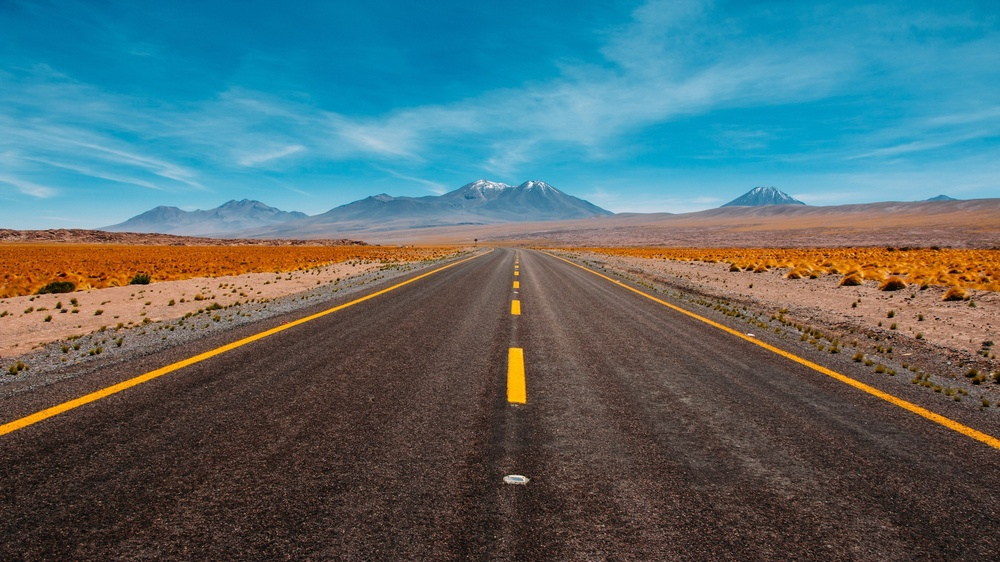
#> input picture data/input/1.jpg, 1000 x 562 px, shrunk from 1920 x 1080 before the run
$ python -i road_geometry.py   (imports and definitions only)
#> lines starting #> are read from the running program, lines starting #| are printed output that depends on the picture; after the words box and inside, x2 and y2 are one past the last pixel; in counts of white or black regions, pixels touching at a corner belong together
"""
此模組利用道路在透視畫面中的幾何特性，估計左右路緣線並重建道路區域。
當一般紋理或連通元件方法容易被天空、山脊或地表紋理干擾時，
可將本模組作為後段修正，產生更貼近真實馬路範圍的幾何遮罩。
"""

from typing import Dict, Optional

import cv2
import numpy as np


def _build_roi_mask(
    image_shape: tuple,
    top_y_ratio: float,
    top_width_ratio: float,
    bottom_width_ratio: float
) -> np.ndarray:
    """
    建立道路透視常見的梯形興趣區域，限制線段搜尋範圍。
    """
    height, width = image_shape[:2]
    center_x = width // 2
    top_y = int(height * top_y_ratio)
    top_half_width = int(width * top_width_ratio / 2.0)
    bottom_half_width = int(width * bottom_width_ratio / 2.0)

    polygon = np.array(
        [
            [center_x - bottom_half_width, height - 1],
            [center_x - top_half_width, top_y],
            [center_x + top_half_width, top_y],
            [center_x + bottom_half_width, height - 1],
        ],
        dtype=np.int32,
    )

    mask = np.zeros((height, width), dtype=np.uint8)
    cv2.fillConvexPoly(mask, polygon, 255)
    return mask


def _average_lane_line(lines: list) -> Optional[tuple]:
    """
    將同一側的候選線段依長度加權平均，得到穩定的代表線。
    """
    if not lines:
        return None

    weights = np.array([line["length"] for line in lines], dtype=np.float64)
    slopes = np.array([line["slope"] for line in lines], dtype=np.float64)
    intercepts = np.array([line["intercept"] for line in lines], dtype=np.float64)

    slope = float(np.average(slopes, weights=weights))
    intercept = float(np.average(intercepts, weights=weights))
    return slope, intercept


def _normalize_illumination(grayscale_image: np.ndarray) -> np.ndarray:
    """
    使用 CLAHE 強化局部對比，降低逆光、陰影或亮部過曝對邊界偵測的影響。
    """
    clahe = cv2.createCLAHE(clipLimit=2.5, tileGridSize=(8, 8))
    return clahe.apply(grayscale_image)


def _select_lane_line(
    lines: list,
    image_width: int,
    side: str
) -> Optional[tuple]:
    """
    從候選線段中挑出最像外側路緣的代表線。
    左側偏好底部投影更靠左的長線段，右側偏好底部投影更靠右的長線段。
    """
    if not lines:
        return None

    if side == "left":
        outward_reference = image_width * 0.10
        scored = sorted(
            lines,
            key=lambda line: (
                line["length"] - abs(line["bottom_x"] - outward_reference) * 0.35
            ),
            reverse=True,
        )
    else:
        outward_reference = image_width * 0.90
        scored = sorted(
            lines,
            key=lambda line: (
                line["length"] - abs(line["bottom_x"] - outward_reference) * 0.35
            ),
            reverse=True,
        )

    top_candidates = scored[: min(5, len(scored))]
    return _average_lane_line(top_candidates)


def _draw_lines(
    base_image: np.ndarray,
    lines: list,
    color: tuple,
    thickness: int = 2
) -> np.ndarray:
    """在視覺化影像上畫出線段。"""
    canvas = base_image.copy()
    for line in lines:
        x1, y1, x2, y2 = [int(value) for value in line["points"]]
        cv2.line(canvas, (x1, y1), (x2, y2), color, thickness)
    return canvas


def _draw_representative_line(
    canvas: np.ndarray,
    slope: float,
    intercept: float,
    color: tuple,
    thickness: int = 3
) -> np.ndarray:
    """將代表性路緣線延伸成完整視覺化線段。"""
    result = canvas.copy()
    height, width = result.shape[:2]
    y_bottom = height - 1
    y_top = int(height * 0.55)

    x_bottom = int(np.clip((y_bottom - intercept) / slope, 0, width - 1))
    x_top = int(np.clip((y_top - intercept) / slope, 0, width - 1))
    cv2.line(result, (x_bottom, y_bottom), (x_top, y_top), color, thickness)
    return result


def detect_road_geometry_mask(
    grayscale_image: np.ndarray,
    canny_threshold1: int = 50,
    canny_threshold2: int = 150,
    hough_threshold: int = 60,
    min_line_length: int = 120,
    max_line_gap: int = 40,
    roi_top_y_ratio: float = 0.42,
    roi_top_width_ratio: float = 0.10,
    roi_bottom_width_ratio: float = 0.78,
    line_top_offset_ratio: float = -0.02,
    bottom_left_min_ratio: float = 0.14,
    bottom_left_max_ratio: float = 0.30,
    bottom_right_min_ratio: float = 0.70,
    bottom_right_max_ratio: float = 0.86,
    top_width_scale: float = 1.28,
    top_width_min_ratio: float = 0.04,
    top_width_max_ratio: float = 0.20,
    top_y_min_ratio: float = 0.42,
    top_y_max_ratio: float = 0.52,
    bottom_expand_ratio: float = 0.12,
    top_expand_ratio: float = 0.28,
    outer_bottom_offset_ratio: float = 0.20,
    outer_top_offset_ratio: float = 0.08,
) -> Dict[str, Optional[np.ndarray]]:
    """
    偵測左右路緣線，並以兩條線重建道路梯形遮罩。
    Args:
        grayscale_image: 灰階輸入影像。
        canny_threshold1: Canny 低門檻。
        canny_threshold2: Canny 高門檻。
        hough_threshold: HoughLinesP 投票門檻。
        min_line_length: 最短線段長度。
        max_line_gap: 可接受的線段缺口。
        roi_top_y_ratio: 梯形 ROI 上緣高度比例。
        roi_top_width_ratio: 梯形 ROI 上緣寬度比例。
        roi_bottom_width_ratio: 梯形 ROI 下緣寬度比例。
        line_top_offset_ratio: 幾何遮罩頂點相對交會點往下偏移的比例。
        bottom_left_min_ratio: 左下頂點最小水平比例。
        bottom_left_max_ratio: 左下頂點最大水平比例。
        bottom_right_min_ratio: 右下頂點最小水平比例。
        bottom_right_max_ratio: 右下頂點最大水平比例。
        top_width_scale: 以原始頂部寬度縮放的比例。
        top_width_min_ratio: 頂部最小寬度比例。
        top_width_max_ratio: 頂部最大寬度比例。
        top_y_min_ratio: 頂部最小高度比例。
        top_y_max_ratio: 頂部最大高度比例。
        bottom_expand_ratio: 底部道路寬度向外擴張比例。
        top_expand_ratio: 頂部道路寬度向外擴張比例。
        outer_bottom_offset_ratio: 以影像寬度為基準，額外向外推估底部路肩的比例。
        outer_top_offset_ratio: 以影像寬度為基準，額外向外推估遠端路肩的比例。
    Returns:
        包含道路遮罩、ROI、邊緣圖與偵測狀態的字典。
    """
    height, width = grayscale_image.shape[:2]
    normalized_gray = _normalize_illumination(grayscale_image)
    blurred = cv2.GaussianBlur(normalized_gray, (5, 5), 0)
    edges = cv2.Canny(blurred, canny_threshold1, canny_threshold2)

    roi_mask = _build_roi_mask(
        grayscale_image.shape,
        top_y_ratio=roi_top_y_ratio,
        top_width_ratio=roi_top_width_ratio,
        bottom_width_ratio=roi_bottom_width_ratio,
    )
    roi_edges = cv2.bitwise_and(edges, roi_mask)
    debug_base = cv2.cvtColor(normalized_gray, cv2.COLOR_GRAY2BGR)

    lines = cv2.HoughLinesP(
        roi_edges,
        rho=1,
        theta=np.pi / 180.0,
        threshold=hough_threshold,
        minLineLength=min_line_length,
        maxLineGap=max_line_gap,
    )

    empty_mask = np.zeros_like(grayscale_image, dtype=np.uint8)
    result = {
        "mask": empty_mask,
        "roi_mask": roi_mask,
        "roi_edges": roi_edges,
        "clahe_input": normalized_gray,
        "raw_lines_visualization": debug_base.copy(),
        "filtered_lines_visualization": debug_base.copy(),
        "vanishing_point_visualization": debug_base.copy(),
        "trapezoid_mask": empty_mask.copy(),
        "outer_expanded_mask": empty_mask.copy(),
        "left_line": None,
        "right_line": None,
        "vanishing_point": None,
        "confidence": 0.0,
        "success": False,
    }

    if lines is None:
        return result

    left_lines = []
    right_lines = []
    raw_line_entries = []

    for line in lines[:, 0, :]:
        x1, y1, x2, y2 = [float(value) for value in line]
        raw_line_entries.append({"points": (x1, y1, x2, y2)})
        if x2 == x1:
            continue

        slope = (y2 - y1) / (x2 - x1)
        if abs(slope) < 0.3 or abs(slope) > 3.0:
            continue

        length = float(np.hypot(x2 - x1, y2 - y1))
        intercept = y1 - slope * x1
        bottom_x = (height - 1 - intercept) / slope

        if slope < 0 and max(x1, x2) < width * 0.62:
            left_lines.append(
                {
                    "slope": slope,
                    "intercept": intercept,
                    "length": length,
                    "bottom_x": bottom_x,
                    "points": (x1, y1, x2, y2),
                }
            )
        elif slope > 0 and min(x1, x2) > width * 0.38:
            right_lines.append(
                {
                    "slope": slope,
                    "intercept": intercept,
                    "length": length,
                    "bottom_x": bottom_x,
                    "points": (x1, y1, x2, y2),
                }
            )

    result["raw_lines_visualization"] = _draw_lines(debug_base, raw_line_entries, (160, 160, 160), 1)
    filtered_vis = _draw_lines(debug_base, left_lines, (0, 0, 255), 2)
    filtered_vis = _draw_lines(filtered_vis, right_lines, (0, 255, 0), 2)

    left_line = _select_lane_line(left_lines, width, "left")
    right_line = _select_lane_line(right_lines, width, "right")
    if left_line is None or right_line is None:
        result["filtered_lines_visualization"] = filtered_vis
        return result

    left_slope, left_intercept = left_line
    right_slope, right_intercept = right_line
    result["left_line"] = left_line
    result["right_line"] = right_line
    filtered_vis = _draw_representative_line(filtered_vis, left_slope, left_intercept, (0, 0, 255), 4)
    filtered_vis = _draw_representative_line(filtered_vis, right_slope, right_intercept, (0, 255, 0), 4)
    result["filtered_lines_visualization"] = filtered_vis

    intersection_x = (right_intercept - left_intercept) / (left_slope - right_slope)
    intersection_y = left_slope * intersection_x + left_intercept
    if not np.isfinite(intersection_x) or not np.isfinite(intersection_y):
        return result
    result["vanishing_point"] = (float(intersection_x), float(intersection_y))
    vanishing_vis = filtered_vis.copy()
    cv2.circle(
        vanishing_vis,
        (int(np.clip(intersection_x, 0, width - 1)), int(np.clip(intersection_y, 0, height - 1))),
        8,
        (255, 255, 0),
        -1,
    )
    result["vanishing_point_visualization"] = vanishing_vis

    top_y = int(
        np.clip(
            intersection_y + (height * line_top_offset_ratio),
            height * top_y_min_ratio,
            height * top_y_max_ratio,
        )
    )
    bottom_y = height - 1

    raw_left_bottom_x = (bottom_y - left_intercept) / left_slope
    raw_right_bottom_x = (bottom_y - right_intercept) / right_slope
    raw_left_top_x = (top_y - left_intercept) / left_slope
    raw_right_top_x = (top_y - right_intercept) / right_slope

    raw_bottom_width = max(raw_right_bottom_x - raw_left_bottom_x, 1.0)
    raw_top_width_before_expand = max(raw_right_top_x - raw_left_top_x, 1.0)
    bottom_expand = raw_bottom_width * bottom_expand_ratio
    top_expand = raw_top_width_before_expand * top_expand_ratio

    left_bottom_x = int(
        np.clip(
            raw_left_bottom_x - bottom_expand,
            width * bottom_left_min_ratio,
            width * bottom_left_max_ratio,
        )
    )
    right_bottom_x = int(
        np.clip(
            raw_right_bottom_x + bottom_expand,
            width * bottom_right_min_ratio,
            width * bottom_right_max_ratio,
        )
    )

    raw_left_top_x -= top_expand
    raw_right_top_x += top_expand

    raw_top_width = max(raw_right_top_x - raw_left_top_x, 1.0)
    target_top_width = raw_top_width * top_width_scale
    target_top_width = float(
        np.clip(
            target_top_width,
            width * top_width_min_ratio,
            width * top_width_max_ratio,
        )
    )
    center_x = float(np.clip(intersection_x, width * 0.45, width * 0.55))
    left_top_x = int(np.clip(center_x - (target_top_width / 2.0), 0, width - 1))
    right_top_x = int(np.clip(center_x + (target_top_width / 2.0), 0, width - 1))

    trapezoid_polygon = np.array(
        [
            [left_bottom_x, bottom_y],
            [left_top_x, top_y],
            [right_top_x, top_y],
            [right_bottom_x, bottom_y],
        ],
        dtype=np.int32,
    )
    trapezoid_mask = np.zeros_like(grayscale_image, dtype=np.uint8)
    cv2.fillConvexPoly(trapezoid_mask, trapezoid_polygon, 255)
    result["trapezoid_mask"] = trapezoid_mask

    # 依透視效果額外向外推估整體路面外緣，讓輪廓更接近白線外側的路肩。
    outer_bottom_offset = int(width * outer_bottom_offset_ratio)
    outer_top_offset = int(width * outer_top_offset_ratio)
    left_bottom_x = int(np.clip(left_bottom_x - outer_bottom_offset, 0, width - 1))
    right_bottom_x = int(np.clip(right_bottom_x + outer_bottom_offset, 0, width - 1))
    left_top_x = int(np.clip(left_top_x - outer_top_offset, 0, width - 1))
    right_top_x = int(np.clip(right_top_x + outer_top_offset, 0, width - 1))

    if left_top_x >= right_top_x or left_bottom_x >= right_bottom_x:
        return result

    polygon = np.array(
        [
            [left_bottom_x, bottom_y],
            [left_top_x, top_y],
            [right_top_x, top_y],
            [right_bottom_x, bottom_y],
        ],
        dtype=np.int32,
    )

    road_mask = np.zeros_like(grayscale_image, dtype=np.uint8)
    cv2.fillConvexPoly(road_mask, polygon, 255)

    result["outer_expanded_mask"] = road_mask.copy()
    result["mask"] = road_mask
    line_support_score = min(len(left_lines), len(right_lines)) / 5.0
    vp_score = 1.0 if 0 <= intersection_x < width and intersection_y < height * 0.75 else 0.5
    result["confidence"] = float(np.clip((line_support_score * 0.6) + (vp_score * 0.4), 0.0, 1.0))
    result["success"] = True
    return result

>>> import cv2
>>> picture = cv2.imread('../../data/input/1.jpg', cv2.IMREAD_GRAYSCALE)
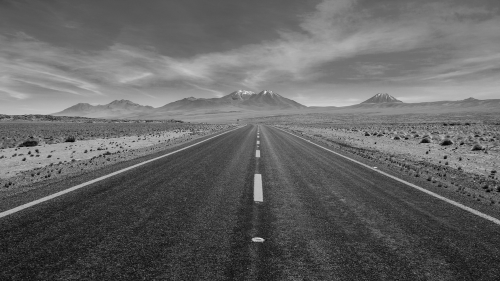
#> picture: shape (562, 1000) (shown at 1/2 size); min 0, max 254, mean 100.5
>>> result = detect_road_geometry_mask(picture)
#> in detect_road_geometry_mask, `edges = cv2.Canny(blurred, canny_threshold1, canny_threshold2)`:
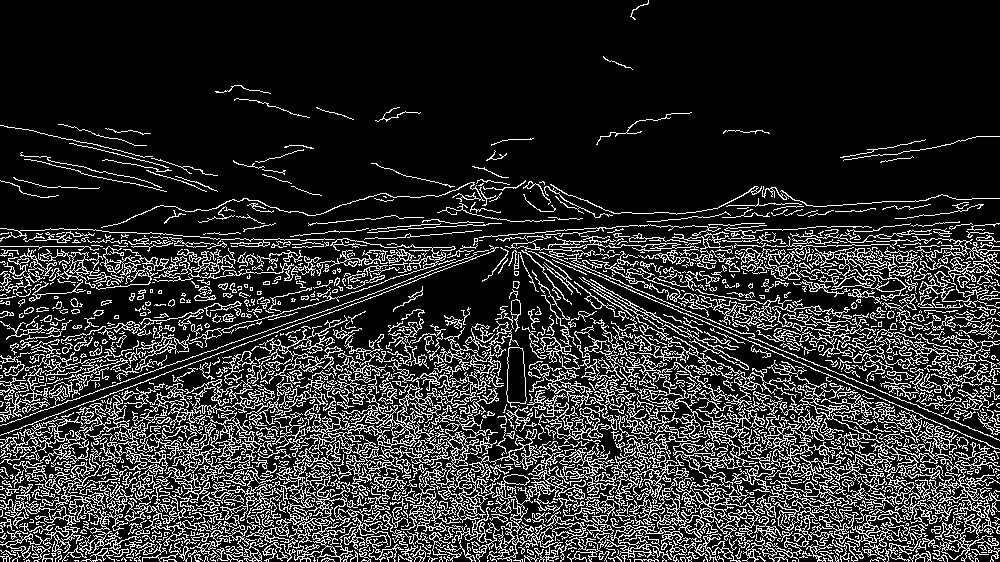
#> edges: shape (562, 1000); 18.1% white in thin lines or dots
#> in detect_road_geometry_mask, `roi_edges = cv2.bitwise_and(edges, roi_mask)`:
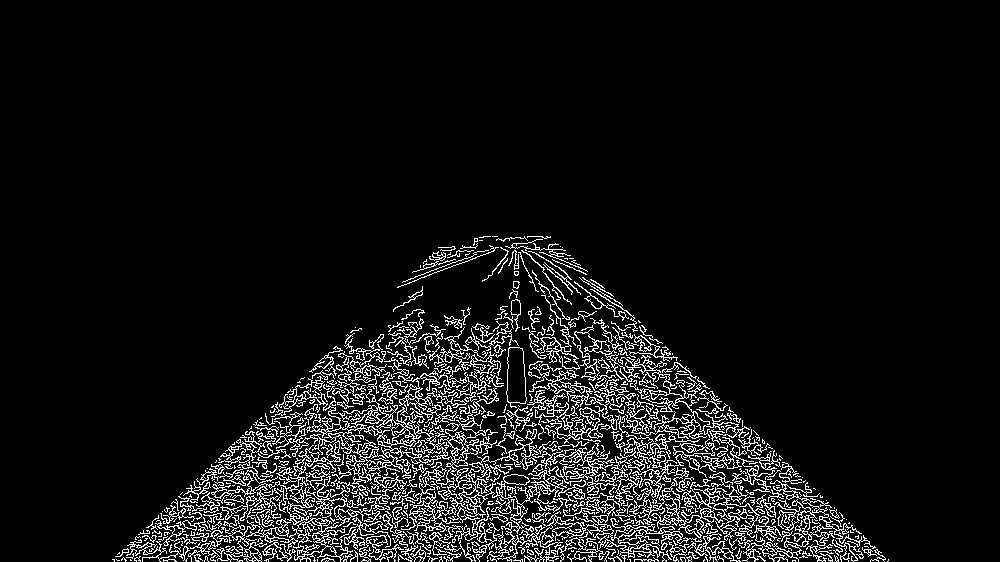
#> roi_edges: shape (562, 1000); 7.7% white in thin lines or dots, all inside (x1, y1, x2, y2) = (112, 236, 889, 562)
#> in detect_road_geometry_mask, `lines = cv2.HoughLinesP( roi_edges, rho=1, theta=np.pi / 180.0, thresh..`: lines = 212 rows, first 6: [133, 543, 858, 531], [155, 518, 856, 530], [112, 559, 874, 546], [118, 553, 867, 540], [130, 542, 855, 529], [194, 483, 842, 517]
#> the loop in detect_road_geometry_mask, `for line in lines[:, 0, :]:` made 212 passes
#> (x1, y1, x2, y2, slope) on passes 1 to 3: (133, 543, 858, 531, -0.0166), (155, 518, 856, 530, 0.0171), (112, 559, 874, 546, -0.0171)
#> after the loop in detect_road_geometry_mask, `for line in lines[:, 0, :]:`: left_lines = 3 items; raw_line_entries = 212 items; right_lines = 12 items
#> the loop in _draw_lines, `for line in lines:` made 212 passes
#> after the loop in _draw_lines, `for line in lines:`:
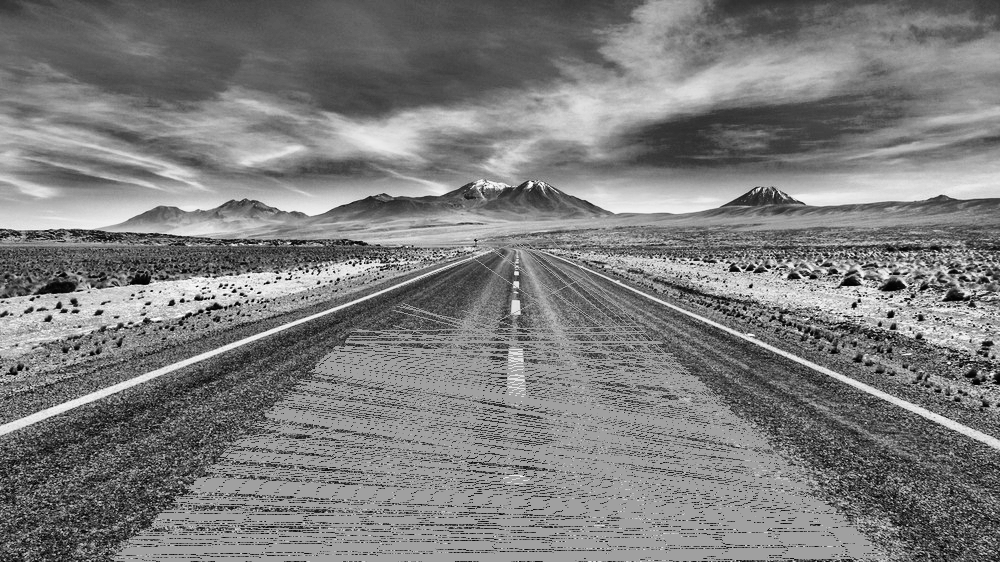
#> canvas: shape (562, 1000, 3); min 0, max 255, mean 125
#> call 2 of _draw_lines, with color = (0, 0, 255), thickness = 2
#> the loop in _draw_lines (call 2), `for line in lines:` made 3 passes
#> (x1, y1, x2, y2) on passes 1 to 3: (205, 470, 583, 277), (125, 549, 421, 326), (397, 287, 531, 236)
#> after the loop in _draw_lines (call 2), `for line in lines:`:
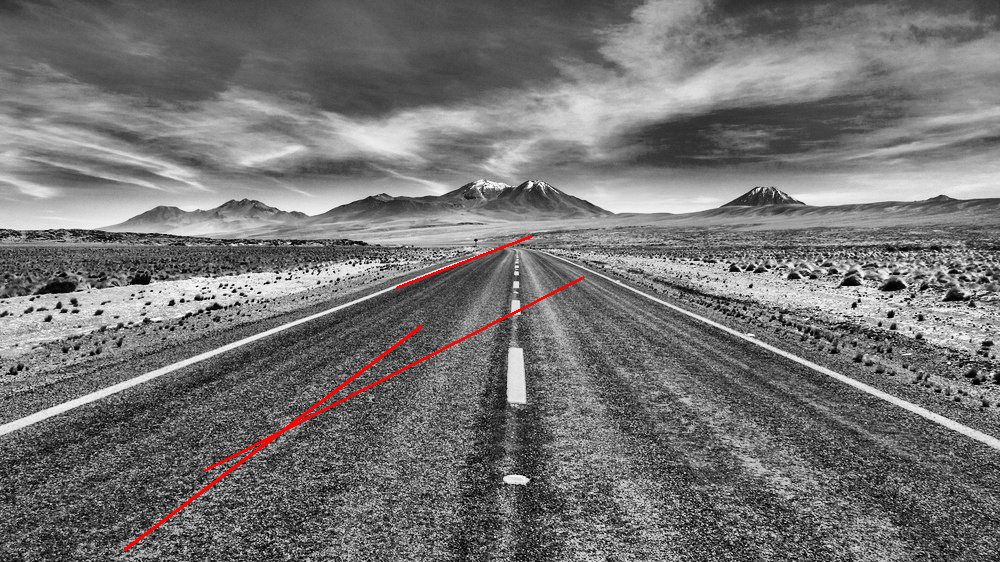
#> canvas: shape (562, 1000, 3); mean B, G, R 115.2, 115.2, 116.4
#> call 3 of _draw_lines, with color = (0, 255, 0), thickness = 2
#> the loop in _draw_lines (call 3), `for line in lines:` made 12 passes
#> (x1, y1, x2, y2) on passes 1 to 8: (396, 335, 774, 450), (549, 237, 872, 560), (520, 237, 719, 398), (481, 240, 756, 433), (403, 303, 751, 430), (510, 237, 782, 458), (462, 310, 703, 383), (401, 305, 725, 404)
#> after the loop in _draw_lines (call 3), `for line in lines:`:
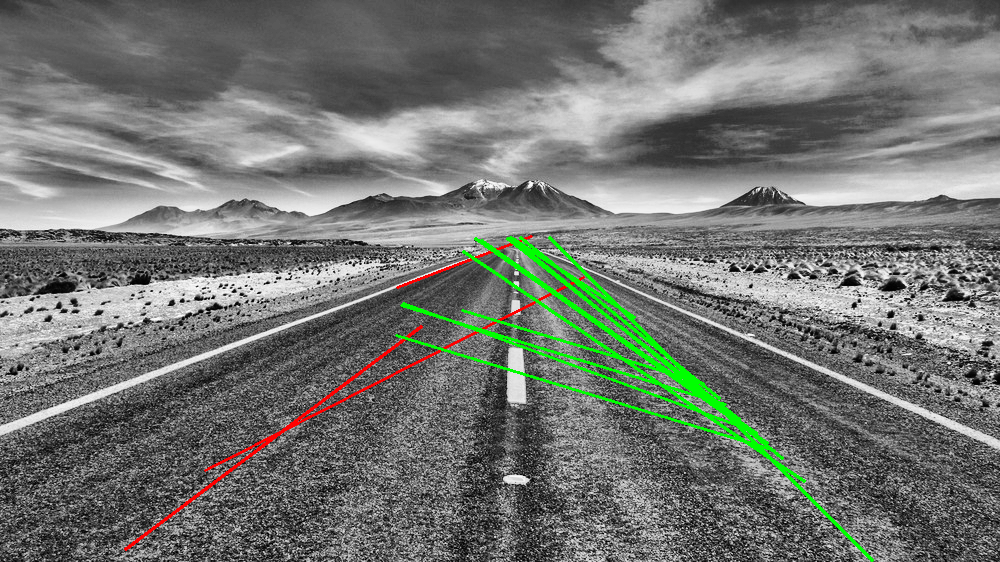
#> canvas: shape (562, 1000, 3); 1.8% of pixels changed, all inside (x1, y1, x2, y2) = (395, 236, 874, 562)
#> in detect_road_geometry_mask, `cv2.fillConvexPoly(road_mask, polygon, 255)`:
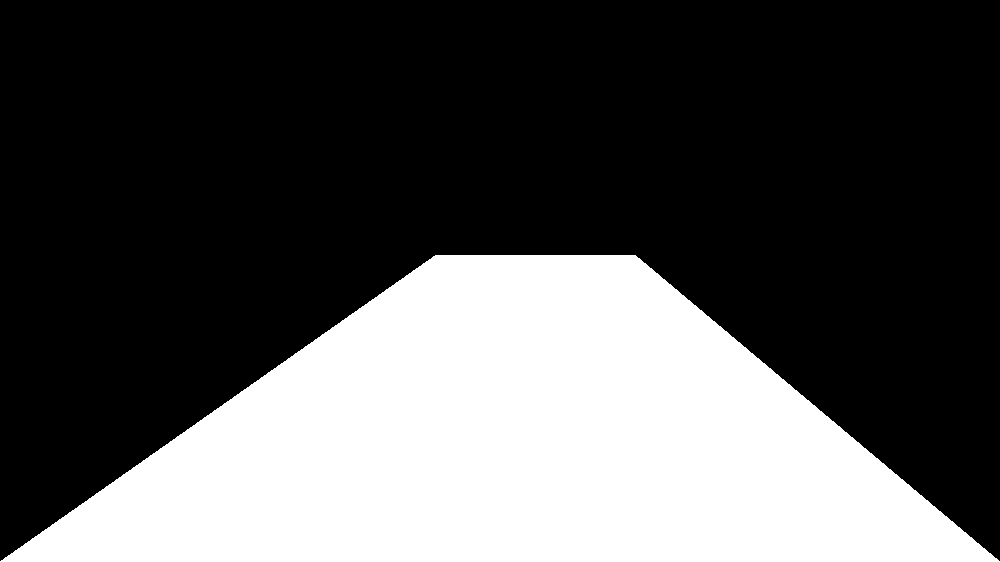
#> road_mask: shape (562, 1000); 32.8% white; 1 white region, box (x1, y1, x2, y2) and area: (0, 255, 1000, 562) 184448
